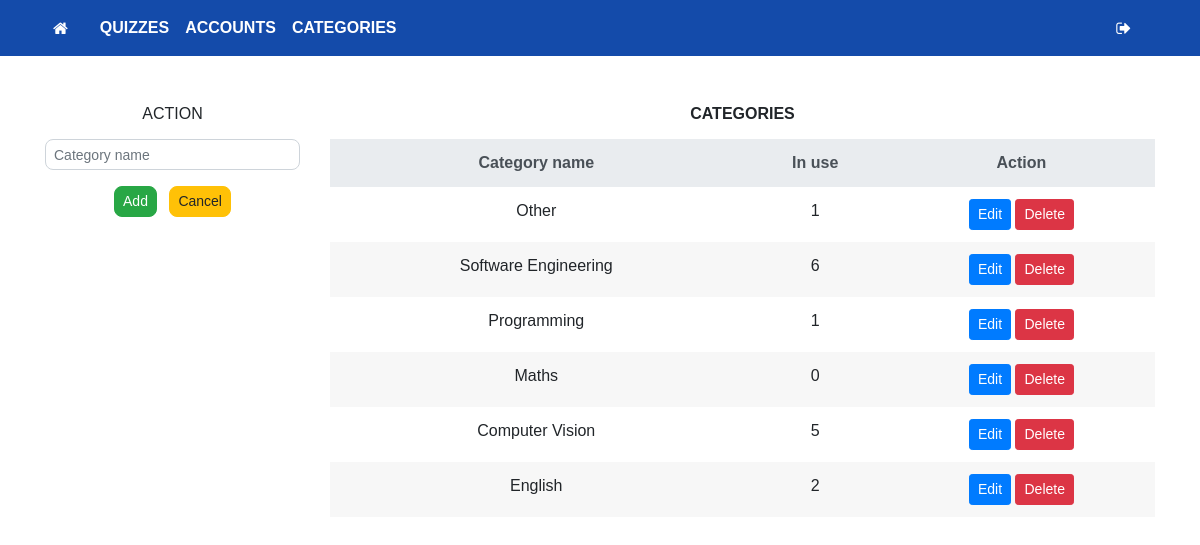
Screenshot of /server/index.php?action=category&query=add (signed in) with the database file from the repository.
### tables this page shows
CREATE TABLE `Category` (
  `Category_id` varchar(100) NOT NULL,
  `name` varchar(100) NOT NULL,
  `status` int(11) NOT NULL DEFAULT 1
);

### server/main/category/listed.php (the view, shortened to what this page needs)
<div class="col-lg-9 my-5">
    <h6 class="text-uppercase text-center"><b>Categories</b></h6>
    <div style="background-color: #FDF0F1;" class="bg-white rounded mt-3">
        <table class="table mt-2 table-borderless">
            <thead class="text-center thead-light">
                <tr>
                    <th class="align-middle w-50">Category name</th>
                    <th class="align-middle w-15">In use</th>
                    <th class="align-middle w-35">Action</th>
                </tr>
            </thead>
            <tbody id="table-body" class="text-center">
                <?php
                $sql = "select * from Category where status=1";
                $result = $conn->query($sql);
                if ($result->num_rows > 0) {
                    while ($row = $result->fetch_array()) {
                        $ctid = $row['Category_id'];
                        $sql = "select count(*) as amount from Quiz where Category_id='$ctid' and active=1";
                        $result2 = $conn->query($sql);
                        $amount = $result2->fetch_array()['amount'];
                ?>
                        <tr>
                            <td><?php echo $row['name'] ?></td>
                            <td><?php echo $amount ?></td>
                            <td>
                                <button class="btn btn-sm btn-primary" onclick="displayEdit('<?php echo $row['Category_id'] ?>', '<?php echo $row['name'] ?>')">Edit</button>
                                <button class="btn btn-sm btn-danger" onclick="confirmRemoval(this, '<?php echo $row['Category_id'] ?>')">Delete</button>
                            </td>
                        </tr>
                <?php
                    }
                }
                ?>
        </table>
    </div>
</div>

### asset/css/base.css (style rules this page uses)
:root { --main-color: rgb(255,255,252); --body-color: rgba(0,0,0,0.03); --main-bg-color: rgb(20, 75, 170); --sub-bg-color: rgba(20, 75, 170, 0.3); --main-bold: 600; --main-size: 18px; }
* { box-sizing: border-box; margin: 0 }
body { font-family: Arial, Helvetica, sans-serif; }

### server/main/category/listed.php (style rules this page uses)
#table-body > tr:nth-child(even) { background-color: rgba(0,0,0,0.03); }

### rows the page displays
category: name "Other", amount "1"
category: name "Software Engineering", amount "6"
category: name "Programming", amount "1"
category: name "Maths", amount "0"
category: name "Computer Vision", amount "5"
category: name "English", amount "2"
